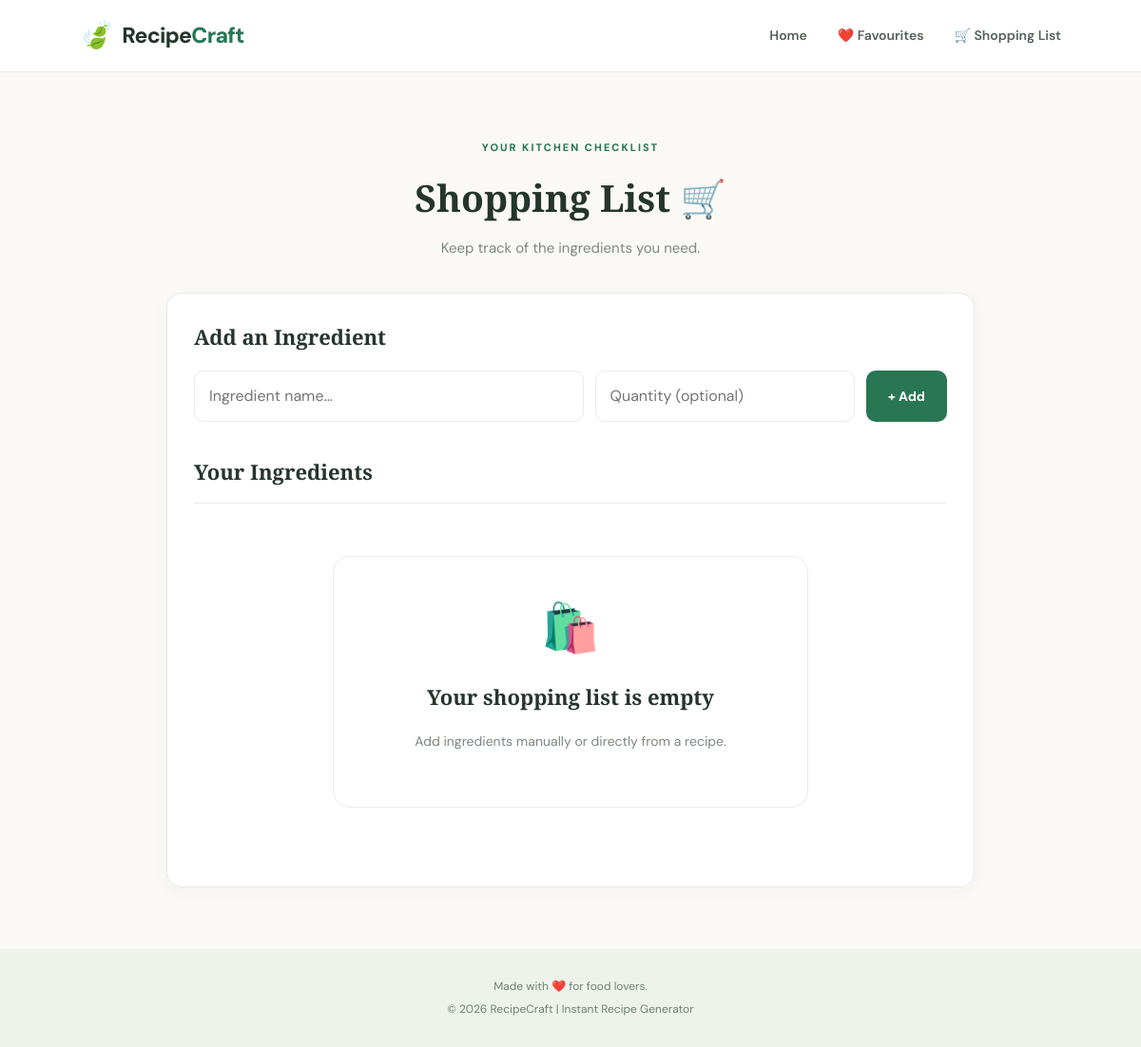
Before: /shopping-list with the older database file.
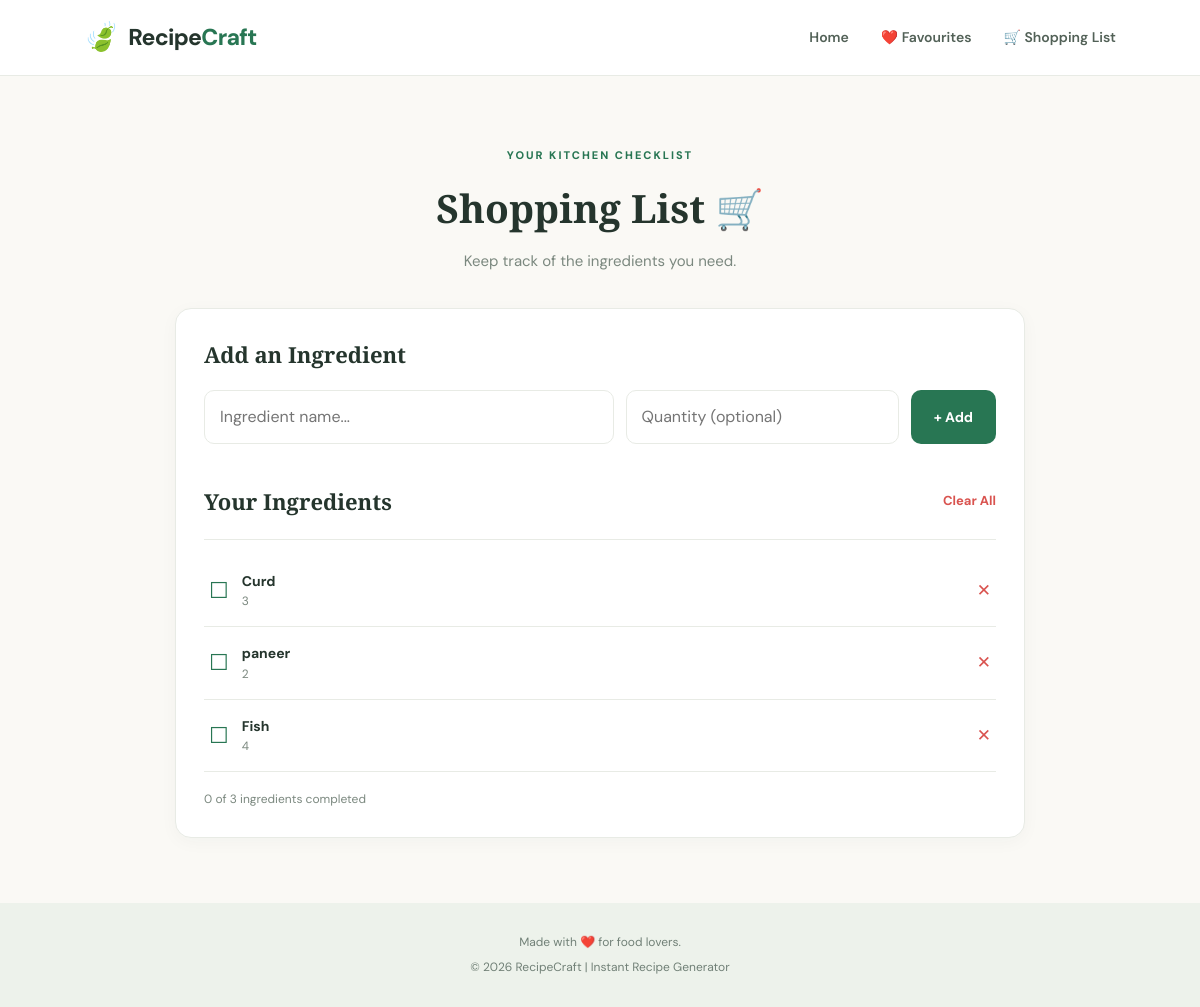
After: the same page with the newer database file.
### tables this page shows
CREATE TABLE shopping_list (
                id INTEGER PRIMARY KEY AUTOINCREMENT,
                ingredient TEXT NOT NULL UNIQUE,
                quantity TEXT DEFAULT '',
                checked INTEGER DEFAULT 0
            );

### app.py (the view)
@app.route("/shopping-list")
def shopping_list():
    items = get_shopping_items()
    return render_template(
        "shopping_list.html",
        items=items
    )

### database.py (called while the page is built)
def get_connection():
    connection = sqlite3.connect(DB_PATH)
    connection.row_factory = sqlite3.Row
    return connection

def get_shopping_items():
    with get_connection() as conn:
        rows = conn.execute("""
            SELECT *
            FROM shopping_list
            ORDER BY id DESC
        """).fetchall()
        return [dict(row) for row in rows]

### templates/shopping_list.html (shortened to what this page needs)
{% extends "base.html" %}
{% block content %}
<section class="shopping-section">
    <div class="section-heading">
        <span class="eyebrow">YOUR KITCHEN CHECKLIST</span>
        <h1>Shopping List 🛒</h1>
        <p>Keep track of the ingredients you need.</p>
    </div>
    <div class="content-card shopping-card">
        <h2>Add an Ingredient</h2>
        <form method="POST"
              action="{{ url_for('add_shopping') }}"
              class="shopping-add-form">
            <input
                type="text"
                name="ingredient"
                placeholder="Ingredient name..."
                required
            >
            <input
                type="text"
                name="quantity"
                placeholder="Quantity (optional)"
            >
            <button type="submit" class="primary-btn">
                + Add
            </button>
        </form>
        <div class="shopping-heading">
            <h2>Your Ingredients</h2>
            {% if items %}
            <form method="POST" action="{{ url_for('clear_shopping') }}"
                  onsubmit="return confirm('Clear your entire shopping list?');">
                <button type="submit" class="remove-btn">
                    Clear All
                </button>
            </form>
            {% endif %}
        </div>
        {% if items %}
        <div class="shopping-items">
            {% for item in items %}
            <div class="shopping-item {% if item.checked %}checked-item{% endif %}">
                <form method="POST"
                      action="{{ url_for('toggle_shopping', item_id=item.id) }}">
                    <button type="submit" class="check-btn">
                        {% if item.checked %}☑{% else %}☐{% endif %}
                    </button>
                </form>
                <div class="shopping-item-info">
                    <span class="shopping-name">{{ item.ingredient }}</span>
                    {% if item.quantity %}
                    <small>{{ item.quantity }}</small>
                    {% endif %}
                </div>
                <form method="POST"
                      action="{{ url_for('delete_shopping', item_id=item.id) }}">
                    <button type="submit" class="delete-btn" title="Delete">
                        ✕
                    </button>
                </form>
            </div>
            {% endfor %}
        </div>
        <p class="shopping-count">
            {{ items|selectattr('checked', 'equalto', 1)|list|length }}
            of {{ items|length }} ingredients completed
        </p>
        {% else %}
        <div class="empty-state">
            <div class="empty-icon">🛍️</div>
            <h2>Your shopping list is empty</h2>
            <p>Add ingredients manually or directly from a recipe.</p>
        </div>
        {% endif %}
    </div>
</section>
{% endblock %}

### templates/base.html (shortened to what this page needs)
<!DOCTYPE html>
<html lang="en">
<head>
    <link rel="stylesheet" href="{{ url_for('static', filename='css/style.css') }}">
</head>
<body>
<nav class="navbar">
    <a href="{{ url_for('home') }}" class="logo">
        <span class="logo-icon">🍃</span>
        <span>Recipe<span class="logo-highlight">Craft</span></span>
    </a>
    <div class="nav-links">
        <a href="{{ url_for('home') }}">Home</a>
        <a href="{{ url_for('favorites') }}">❤️ Favourites</a>
        <a href="{{ url_for('shopping_list') }}">🛒 Shopping List</a>
    </div>
</nav>
<main>
    {% block content %}{% endblock %}
</main>
<footer class="footer">
    <p>Made with ❤️ for food lovers.</p>
    <p>© 2026 RecipeCraft | Instant Recipe Generator</p>
</footer>
</body>
</html>

### static/css/style.css (style rules this page uses)
:root { --primary: #287653; --primary-dark: #19583d; --primary-light: #e7f3eb; --background: #faf9f5; --surface: #ffffff; --text: #25352d; --muted: #7b887f; --border: #e8ebe5; --accent: #e9a34b; --danger: #d9534f; --shadow: 0 8px 30px rgba(31, 64, 45, 0.07); }
* { margin: 0; padding: 0; box-sizing: border-box; }
body { font-family: 'DM Sans', sans-serif; background: var(--background); color: var(--text); line-height: 1.6; }
a { text-decoration: none; color: inherit; }
button, input, textarea, select { font: inherit; }
button, a { -webkit-tap-highlight-color: transparent; }
.navbar { height: 76px; padding: 0 7%; display: flex; justify-content: space-between; align-items: center; background: var(--surface); border-bottom: 1px solid var(--border); position: sticky; top: 0; z-index: 100; }
.logo { display: flex; align-items: center; gap: 10px; font-size: 23px; font-weight: 800; letter-spacing: -0.7px; }
.logo-icon { font-size: 28px; }
.logo-highlight { color: var(--primary); }
.nav-links { display: flex; gap: 32px; align-items: center; }
.nav-links a { font-size: 14px; font-weight: 600; color: #526157; transition: 0.2s; }
.eyebrow { color: var(--primary); font-size: 11px; font-weight: 800; letter-spacing: 2px; }
.search-section, .features-section, .results-section, .details-section, .shopping-section { padding: 65px 7%; }
.section-heading { text-align: center; margin-bottom: 35px; }
.section-heading h1, .section-heading h2 { font-family: 'Playfair Display', serif; font-size: clamp(29px, 4vw, 39px); margin: 10px 0; }
.section-heading p { color: var(--muted); font-size: 15px; }
textarea, input, select { width: 100%; padding: 13px 15px; border: 1px solid var(--border); border-radius: 10px; background: #fff; color: var(--text); outline: none; transition: 0.2s; }
.primary-btn, .secondary-btn, .surprise-btn { display: inline-flex; justify-content: center; align-items: center; gap: 8px; padding: 13px 23px; border: none; border-radius: 10px; font-weight: 700; font-size: 14px; cursor: pointer; transition: 0.25s; }
.primary-btn { background: var(--primary); color: white; }
.remove-btn { background: transparent; color: var(--danger); border: none; cursor: pointer; font-size: 13px; font-weight: 700; padding: 12px 0; }
.content-card { background: white; padding: 28px; border: 1px solid var(--border); border-radius: 16px; box-shadow: 0 4px 18px rgba(31, 64, 45, 0.035); }
.content-card h2 { font-family: 'Playfair Display', serif; font-size: 22px; margin-bottom: 18px; }
.shopping-card { max-width: 850px; margin: auto; }
.shopping-add-form { display: grid; grid-template-columns: 1.5fr 1fr auto; gap: 12px; margin-bottom: 35px; }
.shopping-heading { display: flex; justify-content: space-between; align-items: center; gap: 15px; border-bottom: 1px solid var(--border); padding-bottom: 15px; }
.shopping-heading h2 { margin: 0; }
.shopping-items { margin-top: 15px; }
.shopping-item { display: flex; align-items: center; gap: 13px; padding: 15px 5px; border-bottom: 1px solid var(--border); }
.check-btn, .delete-btn { border: none; background: transparent; cursor: pointer; font-size: 22px; }
.check-btn { color: var(--primary); }
.delete-btn { color: var(--danger); font-size: 17px; }
.shopping-item-info { flex: 1; display: flex; flex-direction: column; }
.shopping-name { font-weight: 700; font-size: 14px; }
.shopping-item-info small { color: var(--muted); font-size: 12px; }
.shopping-count { color: var(--muted); font-size: 12px; margin-top: 18px; }
.footer { padding: 30px 7%; text-align: center; background: #edf2eb; color: #718077; font-size: 12px; }
.footer p + p { margin-top: 5px; }

Changed rows visible on the page:
added shopping_list: ingredient "Curd", quantity "3"
added shopping_list: ingredient "paneer", quantity "2"
added shopping_list: ingredient "Fish", quantity "4"
Other visible differences:
{{ items|selectattr('checked', 'equalto', 1)|list|length }}: (not shown) → "0"
{{ items|length }}: (not shown) → "3"
text no longer shown: "🛍️ Your shopping list is empty Add ingredients manually or directly from a recipe."
text now shown: "Clear All of ingredients completed"
